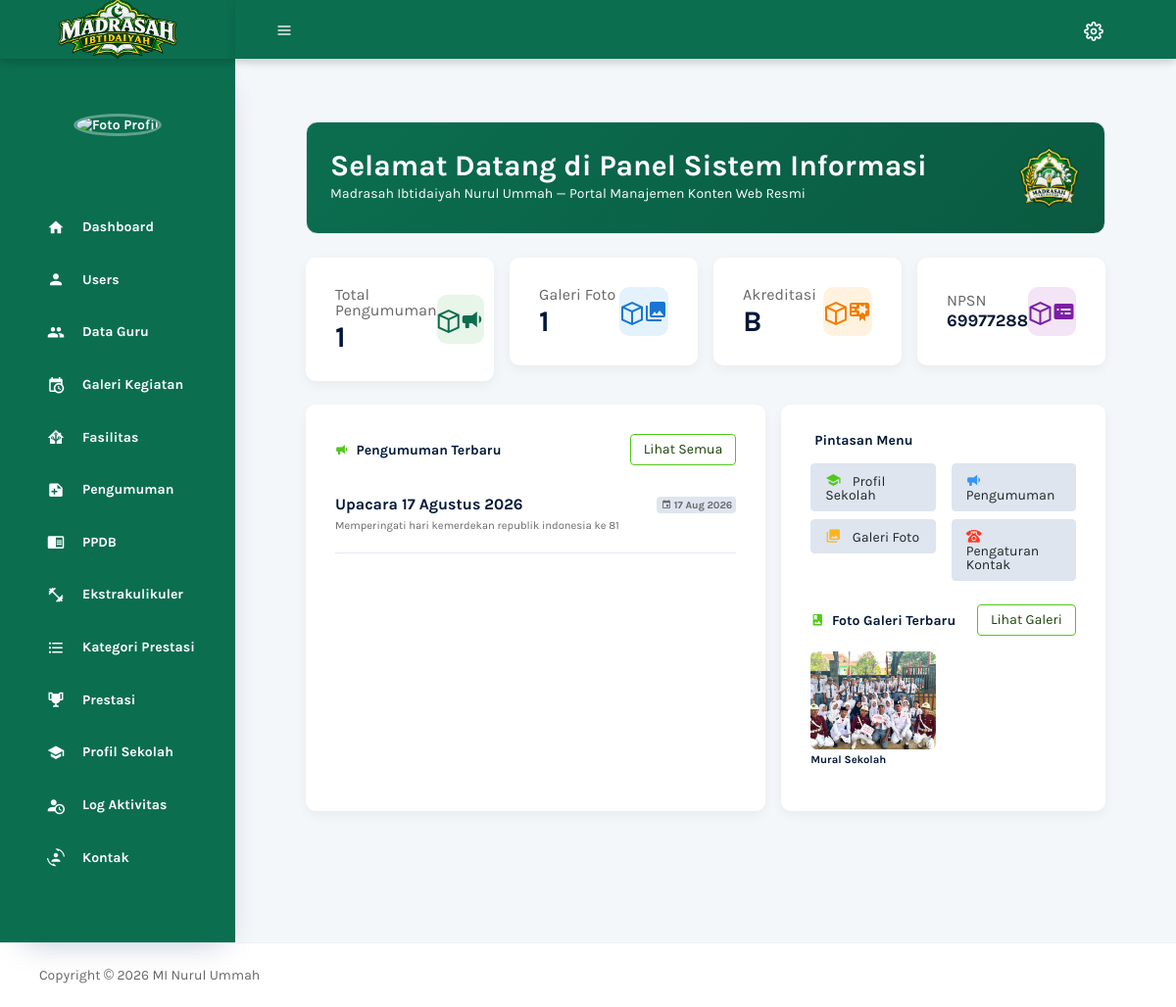
/Kepala_Sekolah/Dashboard (signed in), run on the app's committed database.
### tables this page shows
CREATE TABLE `profil_sekolah` (
  `id_profil` int NOT NULL,
  `nama_sekolah` varchar(150) DEFAULT NULL,
  `npsn` varchar(20) DEFAULT NULL,
  `nsm` varchar(30) DEFAULT NULL,
  `status_sekolah` varchar(30) DEFAULT NULL,
  `jenjang` varchar(50) DEFAULT NULL,
  `akreditasi` varchar(10) DEFAULT NULL,
  `tahun_berdiri` year DEFAULT NULL,
  `alamat` text,
  `desa` varchar(100) DEFAULT NULL,
  `kecamatan` varchar(100) DEFAULT NULL,
  `kabupaten` varchar(100) DEFAULT NULL,
  `provinsi` varchar(100) DEFAULT NULL,
  `kode_pos` varchar(10) DEFAULT NULL,
  `telepon` varchar(20) DEFAULT NULL,
  `email` varchar(100) DEFAULT NULL,
  `website` varchar(150) DEFAULT NULL,
  `logo` varchar(255) DEFAULT NULL,
  `foto_sekolah` varchar(255) DEFAULT NULL,
  `sejarah` text,
  `visi` text,
  `misi` text,
  `sambutan_kepala` text,
  `foto_kepala` varchar(255) DEFAULT NULL
);

CREATE TABLE `pengumuman` (
  `id_pengumuman` int NOT NULL,
  `judul` varchar(150) NOT NULL,
  `tanggal` date NOT NULL,
  `isi` text NOT NULL,
  `foto` varchar(255) DEFAULT NULL,
  `created_at` timestamp NULL DEFAULT CURRENT_TIMESTAMP
);

CREATE TABLE `galeri` (
  `id_galeri` int NOT NULL,
  `judul_kegiatan` varchar(150) NOT NULL,
  `tanggal` date DEFAULT NULL,
  `lokasi` varchar(150) DEFAULT NULL,
  `deskripsi` text,
  `foto` varchar(255) DEFAULT NULL,
  `created_at` timestamp NULL DEFAULT CURRENT_TIMESTAMP
);

### application/libraries/Template.php (called while the page is built, shortened)
<?php
class Template{
    var $template_data = array();
    function set($name, $value){
        $this->template_data[$name] = $value;
    }
    function load($template = '', $view = '' , $view_data = array(), $return = FALSE){
        $this->CI =& get_instance();
        $this->set('contents', $this->CI->load->view($view, $view_data, TRUE));
        return $this->CI->load->view($template, $this->template_data, $return);
    }
}

### application/controllers/Kepala_Sekolah/Dashboard.php (called while the page is built, shortened)
<?php
class Dashboard extends CI_Controller {
    public function index()
    {
        $data['judul']              = 'Dashboard - MI Nurul Ummah';
        $data['profil']             = $this->profil->get_profil();
        $data['total_galeri']       = $this->dashboard->get_total_galeri();
        $data['total_pengumuman']   = $this->dashboard->get_total_pengumuman();
        $data['pengumuman_terbaru'] = $this->dashboard->get_pengumuman_terbaru(4);
        $data['galeri_terbaru']     = $this->dashboard->get_galeri_terbaru(4);
        $this->template->load('kepala_sekolah/view', 'kepala_sekolah/dashboard', $data);
    }
}

### index.php (called while the page is built, shortened)
<?php
require_once BASEPATH.'core/CodeIgniter.php';

### application/models/Profil_sekolah_model.php (called while the page is built, shortened)
<?php
class Profil_sekolah_model extends CI_Model {
    public function get_profil()
    {
        return $this->db->get('profil_sekolah')->row();
    }
}

### application/models/Dashboard_model.php (called while the page is built, shortened)
<?php
class Dashboard_model extends CI_Model {
    public function get_pengumuman_terbaru($limit = 5)
    {
        $this->db->order_by('tanggal', 'DESC');
        $this->db->order_by('id_pengumuman', 'DESC');
        return $this->db->get('pengumuman', $limit)->result();
    }
    public function get_galeri_terbaru($limit = 4)
    {
        $this->db->order_by('tanggal', 'DESC');
        $this->db->order_by('id_galeri', 'DESC');
        return $this->db->get('galeri', $limit)->result();
    }
}

### application/views/kepala_sekolah/dashboard.php (the view, shortened to what this page needs)
<div class="row mb-4">
    <div class="col-12">
        <div class="card welcome-card p-3 p-md-4">
            <div class="d-flex align-items-center justify-content-between">
                <div>
                    <h3 class="font-weight-bold mb-1">Selamat Datang di Panel Sistem Informasi</h3>
                    <p class="mb-0 opacity-8"><?= html_escape($profil->nama_sekolah ?? 'MI Nurul Ummah') ?> — Portal Manajemen Konten Web Resmi</p>
                </div>
                <div class="d-none d-md-block">
                    <?php if (!empty($profil->logo) && file_exists('./upload/profil/' . $profil->logo)): ?>
                        <img src="<?= base_url('upload/profil/' . $profil->logo) ?>" alt="Logo" style="height: 65px;">
                    <?php else: ?>
                        <i class="mdi mdi-school mdi-48px"></i>
                    <?php endif; ?>
                </div>
            </div>
        </div>
    </div>
</div>
<div class="row mb-4">
    <div class="col-md-3 col-sm-6 mb-3 mb-md-0">
        <div class="card stat-card">
            <div class="card-body d-flex align-items-center justify-content-between">
                <div>
                    <h6 class="text-muted mb-1">Total Pengumuman</h6>
                    <h3 class="font-weight-bold mb-0 text-dark"><?= $total_pengumuman ?></h3>
                </div>
                <div class="icon-box bg-light-green">
                    <i class="mdi mdi-bullhorn"></i>
                </div>
            </div>
        </div>
    </div>
    <div class="col-md-3 col-sm-6 mb-3 mb-md-0">
        <div class="card stat-card">
            <div class="card-body d-flex align-items-center justify-content-between">
                <div>
                    <h6 class="text-muted mb-1">Galeri Foto</h6>
                    <h3 class="font-weight-bold mb-0 text-dark"><?= $total_galeri ?></h3>
                </div>
                <div class="icon-box bg-light-blue">
                    <i class="mdi mdi-image-multiple"></i>
                </div>
            </div>
        </div>
    </div>
    <div class="col-md-3 col-sm-6 mb-3 mb-md-0">
        <div class="card stat-card">
            <div class="card-body d-flex align-items-center justify-content-between">
                <div>
                    <h6 class="text-muted mb-1">Akreditasi</h6>
                    <h3 class="font-weight-bold mb-0 text-dark"><?= !empty($profil->akreditasi) ? $profil->akreditasi : '-' ?></h3>
                </div>
                <div class="icon-box bg-light-orange">
                    <i class="mdi mdi-certificate"></i>
                </div>
            </div>
        </div>
    </div>
    <div class="col-md-3 col-sm-6">
        <div class="card stat-card">
            <div class="card-body d-flex align-items-center justify-content-between">
                <div>
                    <h6 class="text-muted mb-1">NPSN</h6>
                    <h3 class="font-weight-bold mb-0 text-dark" style="font-size: 1.1rem;"><?= !empty($profil->npsn) ? $profil->npsn : '-' ?></h3>
                </div>
                <div class="icon-box bg-light-purple">
                    <i class="mdi mdi-card-bulleted"></i>
                </div>
            </div>
        </div>
    </div>
</div>
<div class="row">
    <div class="col-lg-7 grid-margin stretch-card mb-4">
        <div class="card stat-card h-100">
            <div class="card-body">
                <div class="d-flex justify-content-between align-items-center mb-3">
                    <h5 class="card-title mb-0 font-weight-bold text-dark"><i class="mdi mdi-bullhorn mr-1 text-success"></i> Pengumuman Terbaru</h5>
                    <a href="<?= base_url('Kepala_Sekolah/pengumuman') ?>" class="btn btn-sm btn-outline-success">Lihat Semua</a>
                </div>
                <div class="list-group list-group-flush">
                    <?php foreach ($pengumuman_terbaru as $row): ?>
                        <div class="list-group-item px-0 py-3 border-bottom">
                            <div class="d-flex justify-content-between align-items-start">
                                <div>
                                    <h6 class="font-weight-bold text-dark mb-1"><?= html_escape($row->judul) ?></h6>
                                    <p class="text-muted small mb-0"><?= html_escape($row->isi)?></p>
                                </div>
                                <span class="badge badge-light text-muted small ml-2"><i class="mdi mdi-calendar"></i> <?= date('d M Y', strtotime($row->tanggal)) ?></span>
                            </div>
                        </div>
                    <?php endforeach; ?>
                </div>
            </div>
        </div>
    </div>
    <div class="col-lg-5 grid-margin stretch-card mb-4">
        <div class="card stat-card h-100">
            <div class="card-body">
                <h5 class="card-title mb-3 font-weight-bold text-dark"><i class="mdi mdi-rocket-launch mr-1 text-success"></i> Pintasan Menu</h5>
                <div class="row mb-4">
                    <div class="col-6 mb-2">
                        <a href="<?= base_url('Kepala_Sekolah/profil_sekolah') ?>" class="btn btn-light btn-block text-left py-2">
                            <i class="mdi mdi-school text-success mr-2"></i> Profil Sekolah
                        </a>
                    </div>
                    <div class="col-6 mb-2">
                        <a href="<?= base_url('Kepala_Sekolah/pengumuman') ?>" class="btn btn-light btn-block text-left py-2">
                            <i class="mdi mdi-bullhorn text-info mr-2"></i> Pengumuman
                        </a>
                    </div>
                    <div class="col-6">
                        <a href="<?= base_url('Kepala_Sekolah/galeri') ?>" class="btn btn-light btn-block text-left py-2">
                            <i class="mdi mdi-image-multiple text-warning mr-2"></i> Galeri Foto
                        </a>
                    </div>
                    <div class="col-6">
                        <a href="<?= base_url('Kepala_Sekolah/kontak') ?>" class="btn btn-light btn-block text-left py-2">
                            <i class="mdi mdi-phone-classic text-danger mr-2"></i> Pengaturan Kontak
                        </a>
                    </div>
                </div>
                <div class="d-flex justify-content-between align-items-center mb-3">
                    <h5 class="card-title mb-0 font-weight-bold text-dark"><i class="mdi mdi-image-album mr-1 text-success"></i> Foto Galeri Terbaru</h5>
                    <a href="<?= base_url('Kepala_Sekolah/galeri') ?>" class="btn btn-sm btn-outline-success">Lihat Galeri</a>
                </div>
                <div class="row">
                    <?php foreach ($galeri_terbaru as $g): ?>
                        <div class="col-6 mb-3">
                            <?php if (!empty($g->foto) && file_exists('./upload/galeri/' . $g->foto)): ?>
                                <img src="<?= base_url('upload/galeri/' . $g->foto) ?>" class="gallery-thumb" alt="<?= html_escape($g->judul_kegiatan) ?>">
                            <?php else: ?>
                                <div class="gallery-thumb bg-light d-flex align-items-center justify-content-center text-muted small">No Image</div>
                            <?php endif; ?>
                            <small class="d-block text-truncate font-weight-bold mt-1 text-dark"><?= html_escape($g->judul_kegiatan) ?></small>
                        </div>
                    <?php endforeach; ?>
                </div>
            </div>
        </div>
    </div>
</div>

### application/views/kepala_sekolah/view.php (style rules this page uses)
:root { --hijau-nu: #0B6E4F; --hijau-nu-tua: #0A5A40; --hijau-nu-terang: #14875F; --hijau-nu-lembut: #E8F5EE; }
a, a:hover, a:focus { text-decoration: none !important; outline: none !important; box-shadow: none !important; }
html, body { height: 100%; }

### application/views/kepala_sekolah/dashboard.php (style rules this page uses)
:root { --hijau-nu: #0B6E4F; --hijau-nu-tua: #0A5A40; --hijau-muda: #E8F5E9; }
.welcome-card { background: linear-gradient(135deg, var(--hijau-nu) 0%, var(--hijau-nu-tua) 100%); color: #ffffff; border-radius: 12px; }
.stat-card { border: none; border-radius: 10px; box-shadow: 0 4px 12px rgba(0,0,0,0.05); transition: transform 0.2s; }
.icon-box { width: 50px; height: 50px; border-radius: 10px; display: flex; align-items: center; justify-content: center; font-size: 24px; }
.bg-light-green { background-color: #E8F5E9; color: var(--hijau-nu); }
.bg-light-blue { background-color: #E3F2FD; color: #1976D2; }
.bg-light-orange { background-color: #FFF3E0; color: #F57C00; }
.bg-light-purple { background-color: #F3E5F5; color: #7B1FA2; }
.gallery-thumb { height: 100px; width: 100%; object-fit: cover; border-radius: 6px; }

### data on the page
profil_sekolah: nama_sekolah "Madrasah Ibtidaiyah Nurul Ummah", logo (picture), akreditasi "B", npsn "69977288"
pengumuman: judul "Upacara 17 Agustus 2026", isi "Memperingati hari kemerdekan republik indonesia ke 81", tanggal "17 Aug 2026"
galeri: foto (picture), judul_kegiatan "Mural Sekolah"

### other printed values
$total_pengumuman "1"
$total_galeri "1"
